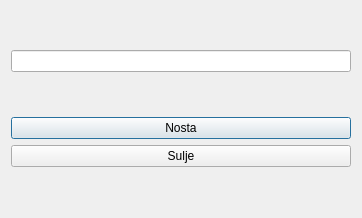
<?xml version="1.0" encoding="UTF-8"?>
<ui version="4.0">
 <class>createValueDraw</class>
 <widget class="QDialog" name="createValueDraw">
  <property name="geometry">
   <rect>
    <x>0</x>
    <y>0</y>
    <width>362</width>
    <height>218</height>
   </rect>
  </property>
  <property name="font">
   <font>
    <pointsize>9</pointsize>
   </font>
  </property>
  <property name="windowTitle">
   <string>Dialog</string>
  </property>
  <layout class="QVBoxLayout" name="verticalLayout">
   <item>
    <layout class="QVBoxLayout" name="verticalLayout_2">
     <item>
      <widget class="QLineEdit" name="lineEdit">
       <property name="font">
        <font>
         <pointsize>9</pointsize>
        </font>
       </property>
      </widget>
     </item>
    </layout>
   </item>
   <item>
    <layout class="QVBoxLayout" name="verticalLayout_3">
     <item>
      <widget class="QPushButton" name="nostaButton">
       <property name="text">
        <string>Nosta</string>
       </property>
      </widget>
     </item>
     <item>
      <widget class="QPushButton" name="closeButton">
       <property name="text">
        <string>Sulje</string>
       </property>
      </widget>
     </item>
    </layout>
   </item>
  </layout>
 </widget>
 <resources/>
 <connections/>
</ui>
